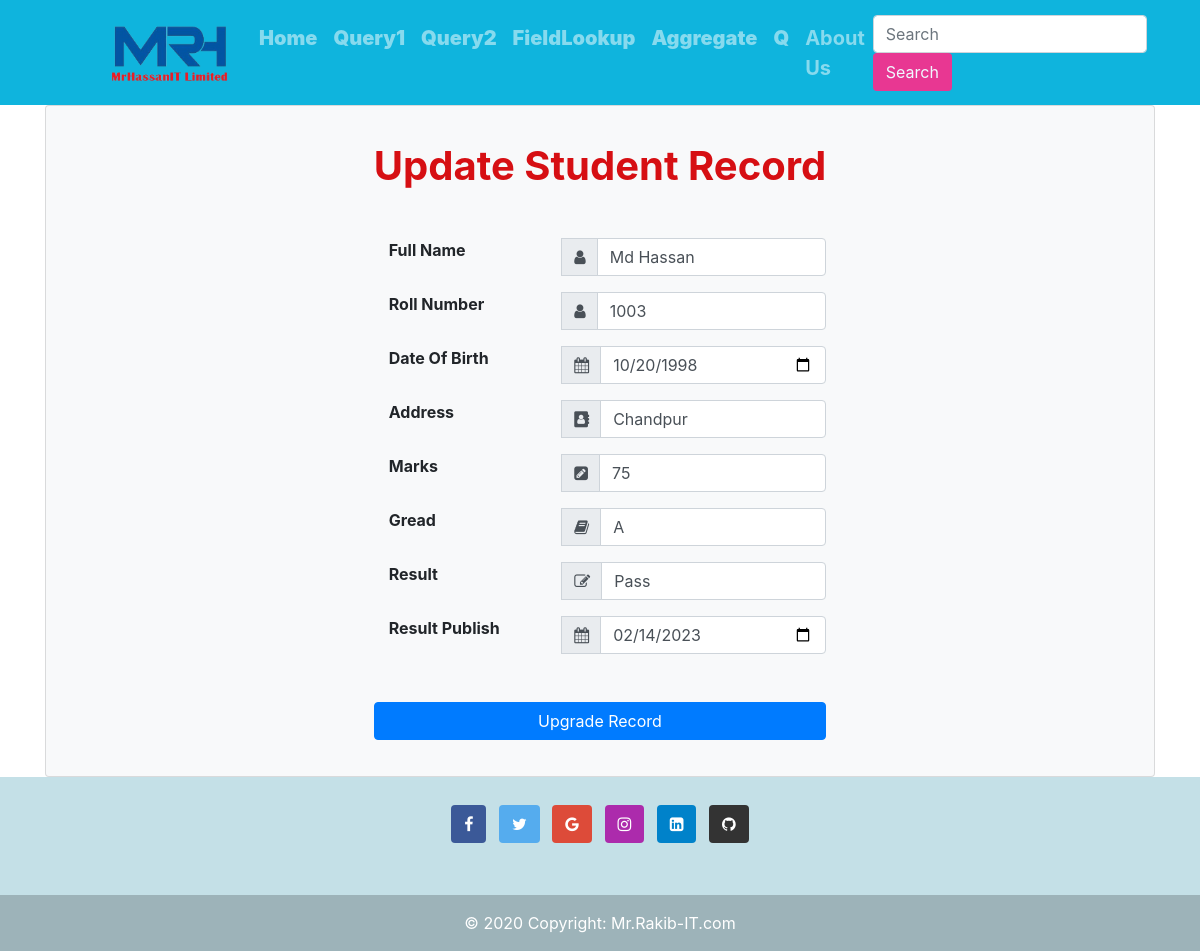
The page /edit-student/3/ on the database its author committed.
### QuerySetAPI/models.py (models this page shows, shortened)
class Student(models.Model):
    name = models.CharField(max_length=50, null=True, blank=True)
    roll = models.IntegerField(null=True, blank=True)
    date_of_birth = models.DateField()
    city = models.CharField(max_length=50, null=True, blank=True)
    marks = models.IntegerField(null=True, blank=True)
    result = models.CharField(max_length=20, choices=(
        ('Pass','Pass'),
        ('Fail','Fail')
        ), null=True, blank=True)
    gread = models.CharField(max_length=10, choices=(
        ('A+','A+'),
        ('A' ,'A' ),
        ('A-','A-'),
        ('B' ,'B' ),
        ('C' ,'C' ),
        ('D' ,'D' ),
        ('E' ,'E' ),
        ('F' ,'F' ),
    ),null=True, blank=True)
    pass_date = models.DateField()

### QuerySetAPI/views.py (the view, shortened to what this page needs)
# urls.py: path('edit-student/<int:id>/', edit_student, name='edit_student'),
def edit_student(request, id):
    try:
        std_obj = Student.objects.get(id = id)
    except ObjectDoesNotExist:
        messages.error(request, 'This Student is not exist.')
        return redirect('home')
    data = {
        'std': std_obj,
    }
    return render(request, 'edit.html', data)

### templates/edit.html (shortened to what this page needs)
{% extends "index.html" %}
{% load static %}
{% block style %}
    <link href="//maxcdn.bootstrapcdn.com/bootstrap/4.0.0/css/bootstrap.min.css" rel="stylesheet" id="bootstrap-css">
{% endblock style %}
{% block body %}
    <div class="card bg-light">
        <article class="card-body mx-auto" style="max-width: 600px;">
            <h4 class="card-title mt-3 mb-5 text-center"><b style="font-size: 40px; color: rgb(214, 15, 19);" >Update Student Record</b></h4>
            <form method="POST">
                <div class="form-group input-group">
                    <label class="col-md-5 control-label"><b>Full Name</b></label>
                    <div class="input-group-prepend">
                        <span class="input-group-text"> <i class="fa fa-user"></i> </span>
                    </div>
                    <input name="full_name" class="form-control" placeholder="Full name" type="text" value="{{std.name}}">
                </div>
                <div class="form-group input-group">
                    <label class="col-md-5 control-label"><b>Roll Number</b></label>
                    <div class="input-group-prepend">
                        <span class="input-group-text"> <i class="fa fa-user"></i> </span>
                    </div>
                    <input name="roll" class="form-control" placeholder="Roll Number" type="number" value="{{std.roll}}">
                </div>
                <div class="form-group input-group">
                    <label class="col-md-5 control-label"><b>Date Of Birth</b></label>
                    <div class="input-group-prepend">
                        <span class="input-group-text"> <i class="fa fa-calendar" aria-hidden="true"></i> </span>
                    </div>
                    <input name="date_of_birth" class="form-control" placeholder="Date Of Birth" type="date" value="{{std.date_of_birth|date:'Y-m-d'}}">
                </div>
                <div class="form-group input-group">
                    <label class="col-md-5 control-label"><b>Address</b></label>
                    <div class="input-group-prepend">
                        <span class="input-group-text"> <i class="fa fa-address-book" aria-hidden="true"></i> </span>
                    </div>
                    <input name="address" class="form-control" placeholder="Address" type="text" value="{{std.city}}">
                </div>
                <div class="form-group input-group">
                    <label class="col-md-5 control-label"><b>Marks</b></label>
                    <div class="input-group-prepend">
                        <span class="input-group-text"> <i class="fa fa-pencil-square" aria-hidden="true"></i> </span>
                    </div>
                    <input name="marks" class="form-control" placeholder="Marks" type="number" value="{{std.marks}}">
                </div>
                <div class="form-group input-group">
                    <label class="col-md-5 control-label"><b>Gread</b></label>
                    <div class="input-group-prepend">
                        <span class="input-group-text"> <i class="fa fa-book" aria-hidden="true"></i> </span>
                    </div>
                    <select class="form-control" name="gread">
                        <option selected value="{{std.gread}}">{{std.gread}}</option>
                    </select>
                </div>
                <div class="form-group input-group">
                    <label class="col-md-5 control-label"><b>Result</b></label>
                    <div class="input-group-prepend">
                        <span class="input-group-text"> <i class="fa fa-pencil-square-o" aria-hidden="true"></i> </span>
                    </div>
                    <select class="form-control" name="result">
                        <option selected value="{{std.result}}" >{{std.result}}</option>
                    </select>
                </div>
                <div class="form-group input-group">
                    <label class="col-md-5 control-label"><b>Result Publish</b></label>
                    <div class="input-group-prepend">
                        <span class="input-group-text"> <i class="fa fa-calendar" aria-hidden="true"></i> </i> </span>
                    </div>
                    <input name="pass_date" class="form-control" placeholder="Result Publish" type="date" value="{{std.pass_date|date:'Y-m-d'}}">
                </div>
                <div class="form-group mt-5">
                    <button type="submit" class="btn btn-primary btn-block"> Upgrade Record  </button>
                </div>
            </form>
        </article>
    </div>
{% endblock body %}

### rows shown on the page
Student: full_name "Md Hassan", roll "1003", date_of_birth "10/20/1998", address "Chandpur", marks "75", gread "A", result "Pass", pass_date "02/14/2023"
